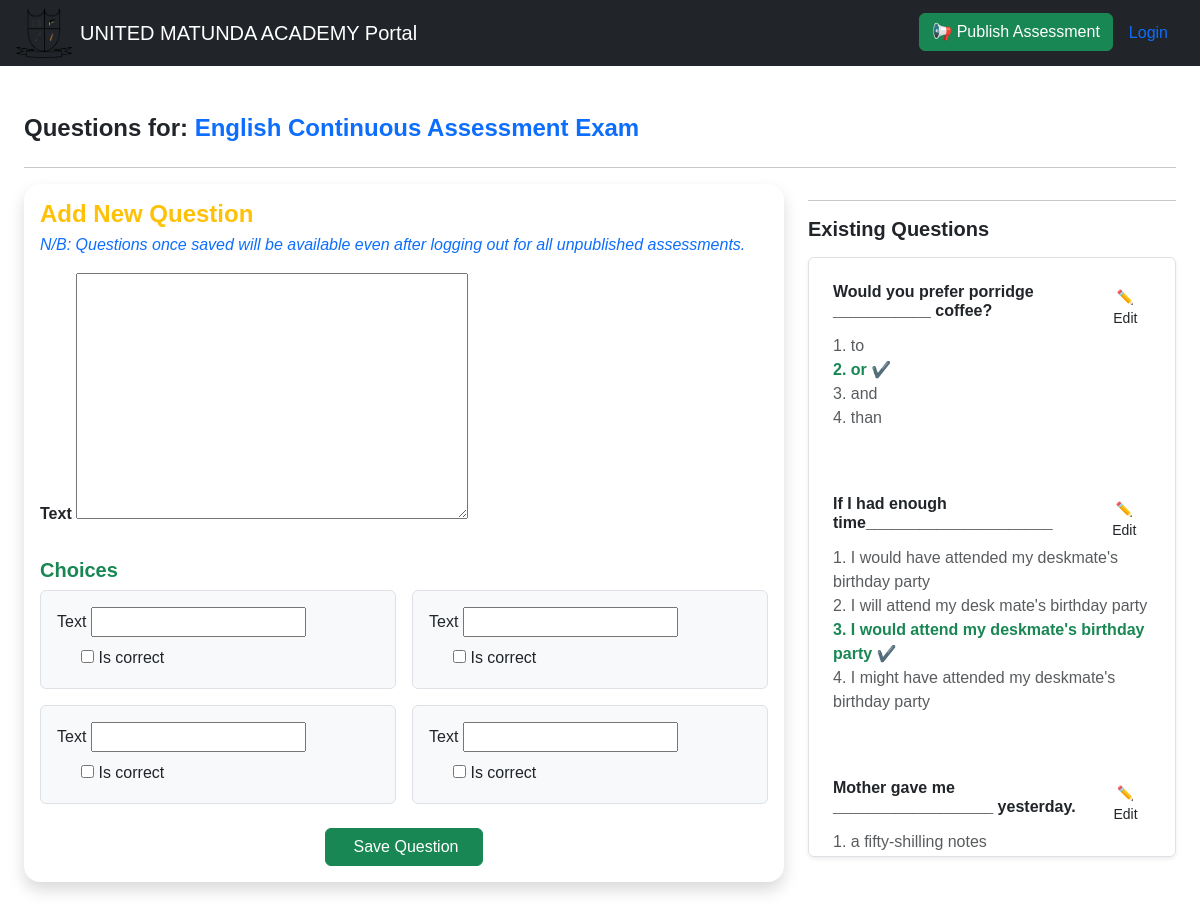
/assessment/create/questions/form/15/, run on the app's committed database.
### Assessments/models.py (models this page shows, shortened)
class Assessment(models.Model):
    title = models.CharField(max_length=255)
    user = models.ForeignKey(User,  on_delete=models.CASCADE, blank=True, null=True)
    grade = models.ForeignKey(Grade, related_name='grade_assessments', on_delete=models.CASCADE)
    subject = models.ForeignKey(Subject, on_delete=models.CASCADE)
    teacher = models.CharField(max_length=250)
    scheduled_date = models.DateTimeField()
    duration_minutes = models.PositiveIntegerField()
    created = models.DateTimeField(auto_now_add=True)
    description = models.TextField(blank=True, null=True)
    is_published = models.BooleanField(default=False)
    done = models.BooleanField(default=False)
    class Meta:
        ordering = ('-created',)

class Question(models.Model):
    assessment = models.ForeignKey(Assessment, on_delete=models.CASCADE, related_name='questions')
    text = models.TextField()
    marks = models.PositiveIntegerField(default=1)

class Choice(models.Model):
    question = models.ForeignKey(Question, on_delete=models.CASCADE, related_name='choices')
    text = models.CharField(max_length=255)
    is_correct = models.BooleanField(default=False)

### Assessments/views.py (the view, shortened to what this page needs)
# urls.py: path('create/questions/form/<int:assessment_id>/', views.QuestionCreateView.as_view(), name='create_questions'),
class QuestionCreateView(CreateView):
    model = Question
    form_class = QuestionForm
    template_name = 'questions_form.html'
    def dispatch(self, request, *args, **kwargs):
        self.assessment = get_object_or_404(Assessment, pk=self.kwargs['assessment_id'])
        return super().dispatch(request, *args, **kwargs)
    def get_context_data(self, **kwargs):
        context = super().get_context_data(**kwargs)
        if self.request.POST:
            context['formset'] = ChoiceFormSet(self.request.POST)
        else:
            context['formset'] = ChoiceFormSet()
        context['assessment'] = self.assessment
        return context

### Assessments/forms.py
class QuestionForm(forms.ModelForm):
    class Meta:
        model = Question
        fields = ['text']

### Assessments/templates/questions_form.html (shortened to what this page needs)
{% extends 'base.html' %}
{% load static %}
{% load crispy_forms_tags %}
{% block nav %}
    <form method="post" action="{% url 'publish_assessment' assessment.pk %}">
        <button type="submit" class="btn btn-success">📢 Publish Assessment</button>
    </form>
{% endblock %}
{% block content %}
<div class="container-fluid my-5">
    <h4 class="mb-4">Questions for: <span class="text-primary">{{ assessment.title }}</span></h4>
    <hr>
    <div class="row">
        <div class="col-md-8 mb-4">
            <div class="card shadow border-0">
                <div class="card-body">
                    <h4 class="card-title mb-1"><span class="text-warning">Add New Question</span></h4>
                    <i><p class="text-primary">N/B: Questions once saved will be available even after logging out for all unpublished assessments.</p></i>
                    <form method="post" novalidate>
                        <div class="mb-3">
                            <label class="form-label fw-semibold">{{ form.text.label }}</label>
                            {{ form.text }}
                        </div>
                        <h5 class="fw-semibold mt-4"><span class="text-success">Choices</span></h5>
                        <div class="row g-3">
                            {% for choice_form in formset %}
                                <div class="col-md-6">
                                    <div class="p-3 bg-light rounded border">
                                        <div class="mb-1">
                                            <label class="form-label">{{ choice_form.text.label }}</label>
                                            {{ choice_form.text }}
                                        </div>
                                        <div class="form-check">
                                            {{ choice_form.is_correct }}
                                            <label class="form-check-label">{{ choice_form.is_correct.label }}</label>
                                        </div>
                                    </div>
                                </div>
                            {% endfor %}
                        </div>
                        <div class="text-center mt-4">
                            <button type="submit" class="btn btn-success px-4">
                                 Save Question
                            </button>
                        </div>
                    </form>
                </div>
            </div>
        </div>
        <div class="col-md-4">
            <hr>
            <h5 class="mb-3">Existing Questions</h5>
            <div class="border rounded p-2 shadow-sm" style="max-height: 600px; overflow-y: auto;">
                {% for question in assessment.questions.all|dictsortreversed:"id" %}
                    <div class="card mb-3 border-0">
                        <div class="card-body">
                            <div class="d-flex justify-content-between align-items-start">
                                <h6 class="card-title fw-bold">{{ question.text }}</h6>
                                <a href="{% url 'update_question' assessment.pk question.pk  %}" class="btn btn-sm btn-outline">
                                    ✏️ Edit
                                </a>
                            </div>
                            <ul class="list-unstyled">
                                {% for choice in question.choices.all %}
                                    {% with letter=forloop.counter0|add:"1" %}
                                        {% if choice.is_correct %}
                                            <li class="text-success fw-bold">
                                                {{ letter }}. {{ choice.text }} ✔️
                                            </li>
                                        {% else %}
                                            <li class="text-muted">
                                                {{ letter }}. {{ choice.text }}
                                            </li>
                                        {% endif %}
                                    {% endwith %}
                                {% empty %}
                                    <li><em>No choices available</em></li>
                                {% endfor %}
                            </ul>
                        </div>
                    </div>
                {% empty %}
                    <p class="text-muted">No questions added yet.</p>
                {% endfor %}
            </div>
        </div>
    </div>
</div>
{% endblock %}

### Assessments/templates/base.html (style rules this page uses)
body { font-family: 'Poppins', sans-serif; }
h1, h2, h3, h4, h5 { font-family: 'Poppins', sans-serif; font-weight: 600; }
.card { border-radius: 1rem; }

### data on the page
Assessment: title "English Continuous Assessment Exam"
Question: text "Would you prefer porridge ___________ coffee?"
Choice: letter "1", text "to"
Choice: letter "2", text "or"
Choice: letter "3", text "and"
Choice: letter "4", text "than"
Question: text "If I had enough time_____________________"
Choice: letter "1", text "I would have attended my deskmate's birthday party"
Choice: letter "2", text "I will attend my desk mate's birthday party"
Choice: letter "3", text "I would attend my deskmate's birthday party"
Choice: letter "4", text "I might have attended my deskmate's birthday party"
Question: text "Mother gave me __________________ yesterday."
Choice: letter "1", text "a fifty-shilling notes"

### other printed values
{{ choice_form.text.label }} "Text" "Text" "Text" "Text"
{{ choice_form.is_correct.label }} "Is correct" "Is correct" "Is correct" "Is correct"
